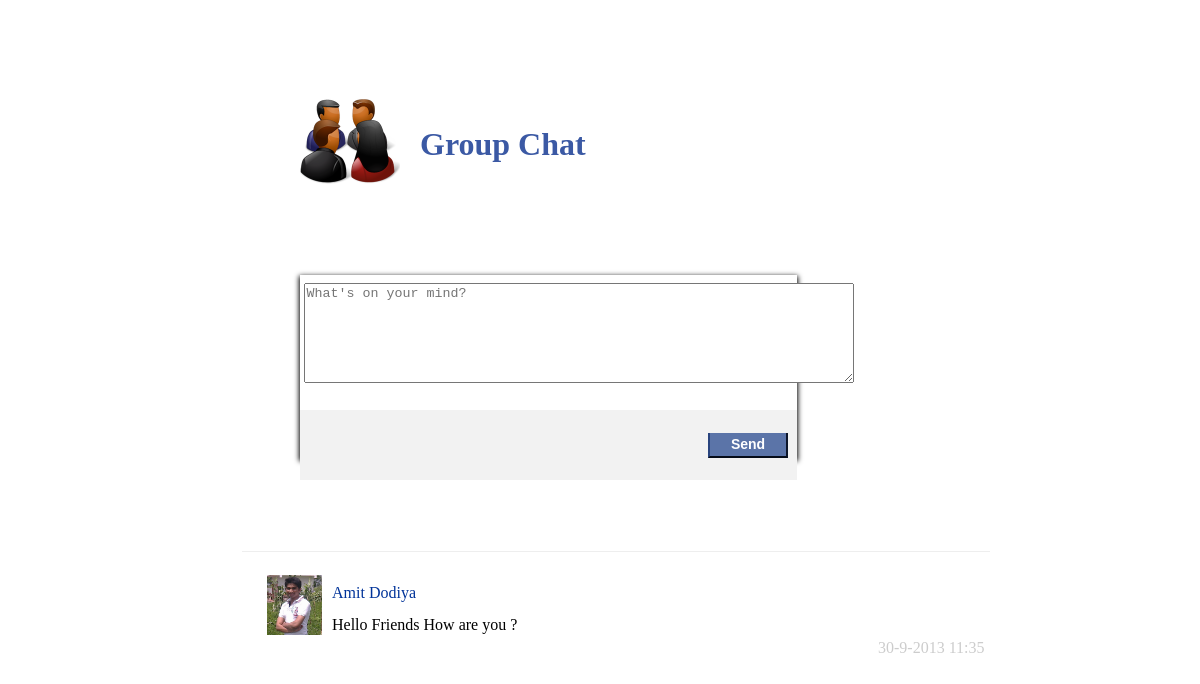
The page /old/home/Group_Message.php (signed in) on the database as committed earlier.
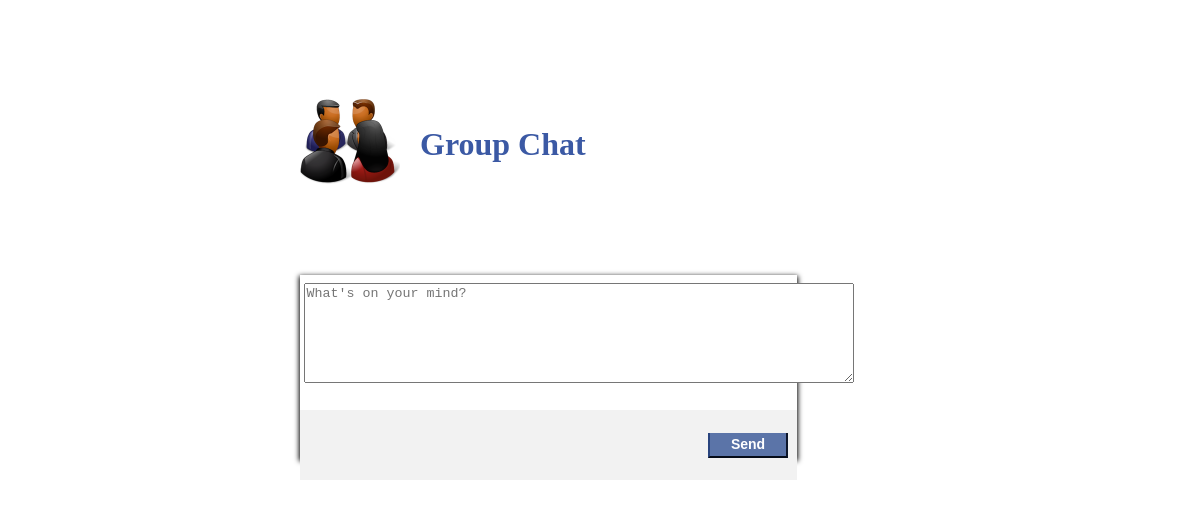
The same page on the database as committed later.
### tables this page shows
CREATE TABLE `group_chat` (
  `chat_id` int(10) NOT NULL,
  `user_id` int(7) NOT NULL,
  `chat_txt` text NOT NULL,
  `time` varchar(30) NOT NULL
);

CREATE TABLE `users` (
  `user_id` int(7) NOT NULL,
  `Name` varchar(25) NOT NULL,
  `Email` varchar(30) NOT NULL,
  `Password` varchar(30) NOT NULL,
  `Gender` varchar(6) NOT NULL,
  `Birthday_Date` varchar(11) NOT NULL,
  `FB_Join_Date` varchar(30) NOT NULL
);

CREATE TABLE `user_profile_pic` (
  `profile_id` int(7) NOT NULL,
  `user_id` int(7) NOT NULL,
  `image` varchar(150) NOT NULL
);

### old/home/Group_Message.php (the view, shortened to what this page needs)
<?php
	if(isset($_SESSION['fbuser']))
	{
		$user_email=$_SESSION['fbuser'];
		$que_user_info=mysql_query("select * from users where Email='$user_email'");
		$user_data=mysql_fetch_array($que_user_info);
		$userid=$user_data[0];
		include("background.php");
?>
<html>
<head>
</head>
<body>
	<div style="position:absolute; left:25%; top:10%;"> <img src="img/group.png" height="100" width="100"> </div>
	<div style="position:absolute; left:35%; top:12%;"> <h1 style="color:#3B59A4;"> Group Chat </h1> </div>
    <div style=" background:#F2F2F2; position:absolute; left:25%; top:47%; height:8%; width:41.4%; z-index:-1;"> </div>
    <form method="post" name="chat_form" onSubmit="return blank_chat_check()">
	<div style="position:absolute; left:25.3%; top:32.5%;">
		<textarea style="height:100; width:550;" name="chat_txt" maxlength="511" placeholder="What's on your mind?"></textarea>
	</div>
    <div style="position:absolute; left:59%; top:49.6%;"> <input type="submit" value="Send" name="Message_send" id="chat_button" onClick="time_get()"> </div>
    </form>
<?php
		$que_chat=mysql_query("select * from group_chat order by chat_id desc");
?>
    <div style="position:absolute; left:20%; top:63%;">
    <table border="0">
<?php
	while($chat_data=mysql_fetch_array($que_chat))
	{
		$chat_id=$chat_data[0];
		$fb_user_id=$chat_data[1];
		$chat_time=$chat_data[3];
		$que_fb_user_info=mysql_query("select * from users where user_id=$fb_user_id");
		$fb_user_data=mysql_fetch_array($que_fb_user_info);
		$user_name=$fb_user_data[1];
		$user_email=$fb_user_data[2];
		$user_gender=$fb_user_data[4];
		$que_fb_user_pic=mysql_query("select * from user_profile_pic where user_id=$fb_user_id");
		$fetch_user_pic=mysql_fetch_array($que_fb_user_pic);
		$user_pic=$fetch_user_pic[2];
?>
	<tr>
<?php
    if($fb_user_id==$userid)
    {
?>
	<td colspan="3"align="right" style="border-top:outset; border-top-width:thin;">
			<form method="post">
				<input type="hidden" name="chat_id" value="<?php echo $chat_id; ?>" >
				<input type="submit" name="delete_chat" value=" " style="background-color:#FFFFFF; border:#FFFFFF; background-image:url(img/delete_post.gif); width:2%;">
			</form>
     </td>
     <td>  </td>
<?php
	}
	else
	{
?>
	<td colspan="3"align="right" style="border-top:outset; border-top-width:thin;">&nbsp;  </td>
     <td>  </td>
<?php
	}
?>
     </tr>
	<tr>
    	<td style="padding-left:25;" rowspan="2"> <img src="../../cg_users/<?php echo $user_gender; ?>/<?php echo $user_email; ?>/Profile/<?php echo $user_pic; ?>" height="60" width="55">  </td>
        <td colspan="2" style="padding:7;"> <a href="../cg_view_profile/view_profile.php?id=<?php echo $fb_user_id; ?>" style="text-transform:capitalize; text-decoration:none; color:#003399;" onMouseOver="chat_name_underLine(<?php echo $chat_id; ?>)" onMouseOut="chat_name_NounderLine(<?php echo $chat_id; ?>)" id="uname<?php echo $chat_id; ?>"> <?php echo $user_name; ?> </a>   </td>
    </tr>
    <?php
	$len=strlen($chat_data[2]);
	if($len>0 && $len<=73)
	{
		$line1=substr($chat_data[2],0,73);
	?>
	<tr>
		<td colspan="2" style="padding-left:7;"><?php echo $line1; ?> </td>
        <td> </td>
	</tr>
	<?php
	}
    ?>
    <tr>
    	<td> </td>
        <td> <span style="color:#CCC;"> <?php echo $chat_time; ?> </span> </td>
        <td> </td>
    </tr>
<?php
	}
?>
   </table></div>
</body>
</html>
<?php
	}
	else
	{
		header("location:../../index.php");
	}
?>

### old/home/Group_Message.php (style rules this page uses)
#chat_button { font-size:14px; height:25; width:80; padding:2; background-color:#5B74A8; color:#FFFFFF; border-top:#29447E; border-right-color:#29447E; border-bottom-color:#1A356E; border-left-color:#29447E; font-weight:bold; }

Rows that differ between the two databases and show on the page:
removed group_chat: user.image (picture), user.Name "Amit Dodiya", chat_txt "Hello Friends How are you ?", time "30-9-2013 11:35"
